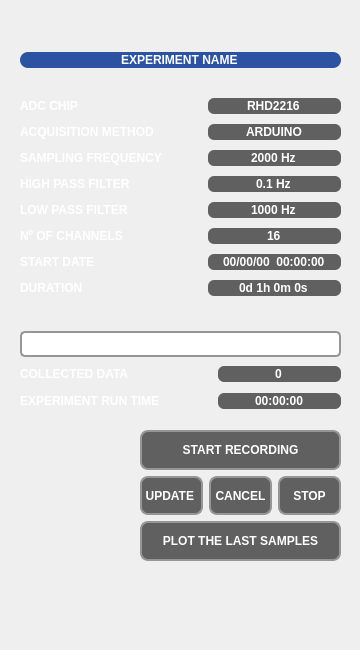
          <widget class="QWidget" name="record_tab">
           <attribute name="title">
            <string>RECORD</string>
           </attribute>
           <widget class="QFrame" name="record_show_frame">
            <property name="enabled">
             <bool>false</bool>
            </property>
            <property name="geometry">
             <rect>
              <x>10</x>
              <y>30</y>
              <width>341</width>
              <height>611</height>
             </rect>
            </property>
            <property name="styleSheet">
             <string notr="true">QLabel{color:#FFFFFF;font:7pt&quot;DejaVu Sans&quot;;font-weight:bold;}QLineEdit{border:#969696;background-color:#606060;border-radius:6px;color:#FFFFFF;font:7pt&quot;DejaVu Sans&quot;;font-weight:bold;}
QProgressBar { border: 2px solid #969696;border-radius:5px;text-align:center;color:#FFFFFF;font:10pt&quot;DejaVu Sans&quot;;font-weight:bold;}QProgressBar::chunk{background-color:#2C53A1;width:20px;}
</string>
            </property>
            <widget class="QLabel" name="logo_image_label2">
             <property name="geometry">
              <rect>
               <x>10</x>
               <y>400</y>
               <width>101</width>
               <height>131</height>
              </rect>
             </property>
             <property name="text">
              <string/>
             </property>
             <property name="pixmap">
              <pixmap>icon/NNC_logo.png</pixmap>
             </property>
             <property name="scaledContents">
              <bool>true</bool>
             </property>
             <property name="alignment">
              <set>Qt::AlignCenter</set>
             </property>
            </widget>
            <widget class="QWidget" name="layoutWidget_2">
             <property name="geometry">
              <rect>
               <x>10</x>
               <y>0</y>
               <width>321</width>
               <height>291</height>
              </rect>
             </property>
             <layout class="QVBoxLayout" name="verticalLayout">
              <item>
               <widget class="QLineEdit" name="experiment_name_lineshow">
                <property name="toolTip">
                 <string>&lt;html&gt;&lt;head/&gt;&lt;body&gt;&lt;p&gt;&lt;span style=&quot; font-family:'Calibri','sans-serif';&quot;&gt;Saved file name.&lt;/span&gt;&lt;/p&gt;&lt;/body&gt;&lt;/html&gt;</string>
                </property>
                <property name="styleSheet">
                 <string notr="true">QLineEdit{border:#969696;background-color:#2C53A1;border-radius:8px;color:#FFFFFF;font:7pt&quot;helvetica&quot;;font-weight:bold;}</string>
                </property>
                <property name="text">
                 <string notr="true">EXPERIMENT NAME</string>
                </property>
                <property name="alignment">
                 <set>Qt::AlignCenter</set>
                </property>
                <property name="dragEnabled">
                 <bool>false</bool>
                </property>
                <property name="readOnly">
                 <bool>true</bool>
                </property>
               </widget>
              </item>
              <item>
               <layout class="QGridLayout" name="gridLayout_13">
                <item row="0" column="0">
                 <widget class="QLabel" name="label_46">
                  <property name="toolTip">
                   <string>&lt;html&gt;&lt;head/&gt;&lt;body&gt;&lt;p&gt;ADC chip selected.&lt;/p&gt;&lt;/body&gt;&lt;/html&gt;</string>
                  </property>
                  <property name="text">
                   <string notr="true">ADC CHIP</string>
                  </property>
                  <property name="alignment">
                   <set>Qt::AlignLeading|Qt::AlignLeft|Qt::AlignVCenter</set>
                  </property>
                 </widget>
                </item>
                <item row="0" column="2">
                 <widget class="QLineEdit" name="chip_lineshow">
                  <property name="toolTip">
                   <string>&lt;html&gt;&lt;head/&gt;&lt;body&gt;&lt;p&gt;ADC chip selected.&lt;/p&gt;&lt;/body&gt;&lt;/html&gt;</string>
                  </property>
                  <property name="text">
                   <string notr="true">RHD2216</string>
                  </property>
                  <property name="alignment">
                   <set>Qt::AlignCenter</set>
                  </property>
                  <property name="dragEnabled">
                   <bool>false</bool>
                  </property>
                  <property name="readOnly">
                   <bool>true</bool>
                  </property>
                 </widget>
                </item>
                <item row="1" column="0">
                 <widget class="QLabel" name="label_52">
                  <property name="toolTip">
                   <string>&lt;html&gt;&lt;head/&gt;&lt;body&gt;&lt;p&gt;Acquisition method selected.&lt;/p&gt;&lt;/body&gt;&lt;/html&gt;</string>
                  </property>
                  <property name="text">
                   <string notr="true">ACQUISITION METHOD</string>
                  </property>
                  <property name="alignment">
                   <set>Qt::AlignLeading|Qt::AlignLeft|Qt::AlignVCenter</set>
                  </property>
                 </widget>
                </item>
                <item row="5" column="0">
                 <widget class="QLabel" name="label_53">
                  <property name="toolTip">
                   <string>&lt;html&gt;&lt;head/&gt;&lt;body&gt;&lt;p&gt;Number of registered channels.&lt;/p&gt;&lt;/body&gt;&lt;/html&gt;</string>
                  </property>
                  <property name="text">
                   <string notr="true">Nº OF CHANNELS</string>
                  </property>
                  <property name="alignment">
                   <set>Qt::AlignLeading|Qt::AlignLeft|Qt::AlignVCenter</set>
                  </property>
                 </widget>
                </item>
                <item row="2" column="2">
                 <widget class="QLineEdit" name="sampling_frequency_lineshow">
                  <property name="toolTip">
                   <string>&lt;html&gt;&lt;head/&gt;&lt;body&gt;&lt;p&gt;Sampling frequency selected.&lt;/p&gt;&lt;/body&gt;&lt;/html&gt;</string>
                  </property>
                  <property name="text">
                   <string notr="true">2000 Hz</string>
                  </property>
                  <property name="alignment">
                   <set>Qt::AlignCenter</set>
                  </property>
                  <property name="dragEnabled">
                   <bool>false</bool>
                  </property>
                  <property name="readOnly">
                   <bool>true</bool>
                  </property>
                 </widget>
                </item>
                <item row="5" column="2">
                 <widget class="QLineEdit" name="number_channels_lineshow">
                  <property name="toolTip">
                   <string>&lt;html&gt;&lt;head/&gt;&lt;body&gt;&lt;p&gt;Number of registered channels.&lt;/p&gt;&lt;/body&gt;&lt;/html&gt;</string>
                  </property>
                  <property name="text">
                   <string notr="true">16</string>
                  </property>
                  <property name="alignment">
                   <set>Qt::AlignCenter</set>
                  </property>
                  <property name="dragEnabled">
                   <bool>false</bool>
                  </property>
                  <property name="readOnly">
                   <bool>true</bool>
                  </property>
                 </widget>
                </item>
                <item row="6" column="0">
                 <widget class="QLabel" name="label_48">
                  <property name="toolTip">
                   <string>&lt;html&gt;&lt;head/&gt;&lt;body&gt;&lt;p&gt;Recording start date.&lt;/p&gt;&lt;/body&gt;&lt;/html&gt;</string>
                  </property>
                  <property name="text">
                   <string notr="true">START DATE</string>
                  </property>
                  <property name="alignment">
                   <set>Qt::AlignLeading|Qt::AlignLeft|Qt::AlignVCenter</set>
                  </property>
                 </widget>
                </item>
                <item row="2" column="0">
                 <widget class="QLabel" name="label_43">
                  <property name="toolTip">
                   <string>&lt;html&gt;&lt;head/&gt;&lt;body&gt;&lt;p&gt;Sampling frequency selected.&lt;/p&gt;&lt;/body&gt;&lt;/html&gt;</string>
                  </property>
                  <property name="text">
                   <string notr="true">SAMPLING FREQUENCY</string>
                  </property>
                  <property name="alignment">
                   <set>Qt::AlignLeading|Qt::AlignLeft|Qt::AlignVCenter</set>
                  </property>
                 </widget>
                </item>
                <item row="4" column="0">
                 <widget class="QLabel" name="label_45">
                  <property name="toolTip">
                   <string>&lt;html&gt;&lt;head/&gt;&lt;body&gt;&lt;p&gt;Low pass cutoff frequency selected.&lt;/p&gt;&lt;/body&gt;&lt;/html&gt;</string>
                  </property>
                  <property name="text">
                   <string notr="true">LOW PASS FILTER</string>
                  </property>
                  <property name="alignment">
                   <set>Qt::AlignLeading|Qt::AlignLeft|Qt::AlignVCenter</set>
                  </property>
                 </widget>
                </item>
                <item row="1" column="2">
                 <widget class="QLineEdit" name="method_lineshow">
                  <property name="toolTip">
                   <string>&lt;html&gt;&lt;head/&gt;&lt;body&gt;&lt;p&gt;Acquisition method selected.&lt;/p&gt;&lt;/body&gt;&lt;/html&gt;</string>
                  </property>
                  <property name="text">
                   <string notr="true">ARDUINO</string>
                  </property>
                  <property name="alignment">
                   <set>Qt::AlignCenter</set>
                  </property>
                  <property name="dragEnabled">
                   <bool>false</bool>
                  </property>
                  <property name="readOnly">
                   <bool>true</bool>
                  </property>
                 </widget>
                </item>
                <item row="3" column="2">
                 <widget class="QLineEdit" name="highpass_frequency_lineshow">
                  <property name="toolTip">
                   <string>&lt;html&gt;&lt;head/&gt;&lt;body&gt;&lt;p&gt;High pass cutoff frequency selected.&lt;/p&gt;&lt;/body&gt;&lt;/html&gt;</string>
                  </property>
                  <property name="text">
                   <string notr="true">0.1 Hz</string>
                  </property>
                  <property name="alignment">
                   <set>Qt::AlignCenter</set>
                  </property>
                  <property name="dragEnabled">
                   <bool>false</bool>
                  </property>
                  <property name="readOnly">
                   <bool>true</bool>
                  </property>
                 </widget>
                </item>
                <item row="3" column="0">
                 <widget class="QLabel" name="label_44">
                  <property name="toolTip">
                   <string>&lt;html&gt;&lt;head/&gt;&lt;body&gt;&lt;p&gt;High pass cutoff frequency selected.&lt;/p&gt;&lt;/body&gt;&lt;/html&gt;</string>
                  </property>
                  <property name="text">
                   <string notr="true">HIGH PASS FILTER</string>
                  </property>
                  <property name="alignment">
                   <set>Qt::AlignLeading|Qt::AlignLeft|Qt::AlignVCenter</set>
                  </property>
                 </widget>
                </item>
                <item row="4" column="2">
                 <widget class="QLineEdit" name="lowpass_frequency_lineshow">
                  <property name="toolTip">
                   <string>&lt;html&gt;&lt;head/&gt;&lt;body&gt;&lt;p&gt;Low pass cutoff frequency selected.&lt;/p&gt;&lt;/body&gt;&lt;/html&gt;</string>
                  </property>
                  <property name="text">
                   <string notr="true">1000 Hz</string>
                  </property>
                  <property name="alignment">
                   <set>Qt::AlignCenter</set>
                  </property>
                  <property name="dragEnabled">
                   <bool>false</bool>
                  </property>
                  <property name="readOnly">
                   <bool>true</bool>
                  </property>
                 </widget>
                </item>
                <item row="7" column="0">
                 <widget class="QLabel" name="label_47">
                  <property name="toolTip">
                   <string>&lt;html&gt;&lt;head/&gt;&lt;body&gt;&lt;p&gt;&lt;span style=&quot; font-family:'Calibri','sans-serif';&quot;&gt;Recording duration time.&lt;/span&gt;&lt;/p&gt;&lt;/body&gt;&lt;/html&gt;</string>
                  </property>
                  <property name="text">
                   <string notr="true">DURATION</string>
                  </property>
                  <property name="alignment">
                   <set>Qt::AlignLeading|Qt::AlignLeft|Qt::AlignVCenter</set>
                  </property>
                 </widget>
                </item>
                <item row="6" column="2">
                 <widget class="QLineEdit" name="start_duration_lineshow">
                  <property name="toolTip">
                   <string>&lt;html&gt;&lt;head/&gt;&lt;body&gt;&lt;p&gt;Recording start date.&lt;/p&gt;&lt;/body&gt;&lt;/html&gt;</string>
                  </property>
                  <property name="text">
                   <string notr="true">00/00/00  00:00:00</string>
                  </property>
                  <property name="alignment">
                   <set>Qt::AlignCenter</set>
                  </property>
                  <property name="dragEnabled">
                   <bool>false</bool>
                  </property>
                  <property name="readOnly">
                   <bool>true</bool>
                  </property>
                 </widget>
                </item>
                <item row="7" column="2">
                 <widget class="QLineEdit" name="duration_time_lineshow">
                  <property name="toolTip">
                   <string>&lt;html&gt;&lt;head/&gt;&lt;body&gt;&lt;p&gt;&lt;span style=&quot; font-family:'Calibri','sans-serif';&quot;&gt;Recording duration time.&lt;/span&gt;&lt;/p&gt;&lt;/body&gt;&lt;/html&gt;</string>
                  </property>
                  <property name="text">
                   <string notr="true">0d 1h 0m 0s</string>
                  </property>
                  <property name="alignment">
                   <set>Qt::AlignCenter</set>
                  </property>
                  <property name="dragEnabled">
                   <bool>false</bool>
                  </property>
                  <property name="readOnly">
                   <bool>true</bool>
                  </property>
                 </widget>
                </item>
                <item row="0" column="1">
                 <spacer name="horizontalSpacer_2">
                  <property name="orientation">
                   <enum>Qt::Horizontal</enum>
                  </property>
                  <property name="sizeType">
                   <enum>QSizePolicy::Fixed</enum>
                  </property>
                  <property name="sizeHint" stdset="0">
                   <size>
                    <width>40</width>
                    <height>20</height>
                   </size>
                  </property>
                 </spacer>
                </item>
                <item row="1" column="1">
                 <spacer name="horizontalSpacer_3">
                  <property name="orientation">
                   <enum>Qt::Horizontal</enum>
                  </property>
                  <property name="sizeType">
                   <enum>QSizePolicy::Fixed</enum>
                  </property>
                  <property name="sizeHint" stdset="0">
                   <size>
                    <width>40</width>
                    <height>20</height>
                   </size>
                  </property>
                 </spacer>
                </item>
                <item row="2" column="1">
                 <spacer name="horizontalSpacer_4">
                  <property name="orientation">
                   <enum>Qt::Horizontal</enum>
                  </property>
                  <property name="sizeType">
                   <enum>QSizePolicy::Fixed</enum>
                  </property>
                  <property name="sizeHint" stdset="0">
                   <size>
                    <width>40</width>
                    <height>20</height>
                   </size>
                  </property>
                 </spacer>
                </item>
                <item row="3" column="1">
                 <spacer name="horizontalSpacer_5">
                  <property name="orientation">
                   <enum>Qt::Horizontal</enum>
                  </property>
                  <property name="sizeType">
                   <enum>QSizePolicy::Fixed</enum>
                  </property>
                  <property name="sizeHint" stdset="0">
                   <size>
                    <width>40</width>
                    <height>20</height>
                   </size>
                  </property>
                 </spacer>
                </item>
                <item row="4" column="1">
                 <spacer name="horizontalSpacer_6">
                  <property name="orientation">
                   <enum>Qt::Horizontal</enum>
                  </property>
                  <property name="sizeType">
                   <enum>QSizePolicy::Fixed</enum>
                  </property>
                  <property name="sizeHint" stdset="0">
                   <size>
                    <width>40</width>
                    <height>20</height>
                   </size>
                  </property>
                 </spacer>
                </item>
                <item row="5" column="1">
                 <spacer name="horizontalSpacer_7">
                  <property name="orientation">
                   <enum>Qt::Horizontal</enum>
                  </property>
                  <property name="sizeType">
                   <enum>QSizePolicy::Fixed</enum>
                  </property>
                  <property name="sizeHint" stdset="0">
                   <size>
                    <width>40</width>
                    <height>20</height>
                   </size>
                  </property>
                 </spacer>
                </item>
                <item row="6" column="1">
                 <spacer name="horizontalSpacer_8">
                  <property name="orientation">
                   <enum>Qt::Horizontal</enum>
                  </property>
                  <property name="sizeType">
                   <enum>QSizePolicy::Fixed</enum>
                  </property>
                  <property name="sizeHint" stdset="0">
                   <size>
                    <width>40</width>
                    <height>20</height>
                   </size>
                  </property>
                 </spacer>
                </item>
                <item row="7" column="1">
                 <spacer name="horizontalSpacer_9">
                  <property name="orientation">
                   <enum>Qt::Horizontal</enum>
                  </property>
                  <property name="sizeType">
                   <enum>QSizePolicy::Fixed</enum>
                  </property>
                  <property name="sizeHint" stdset="0">
                   <size>
                    <width>40</width>
                    <height>20</height>
                   </size>
                  </property>
                 </spacer>
                </item>
               </layout>
              </item>
             </layout>
            </widget>
            <widget class="QWidget" name="layoutWidget_3">
             <property name="geometry">
              <rect>
               <x>10</x>
               <y>300</y>
               <width>321</width>
               <height>82</height>
              </rect>
             </property>
             <layout class="QGridLayout" name="gridLayout_14">
              <item row="0" column="0" colspan="3">
               <widget class="QProgressBar" name="progress_bar">
                <property name="toolTip">
                 <string>&lt;html&gt;&lt;head/&gt;&lt;body&gt;&lt;p&gt;&lt;span style=&quot; font-family:'Calibri','sans-serif';&quot;&gt;Recording progress. Click “Update” to refresh recording progress.&lt;/span&gt;&lt;/p&gt;&lt;/body&gt;&lt;/html&gt;</string>
                </property>
                <property name="value">
                 <number>0</number>
                </property>
               </widget>
              </item>
              <item row="1" column="0">
               <widget class="QLabel" name="label_54">
                <property name="toolTip">
                 <string>&lt;html&gt;&lt;head/&gt;&lt;body&gt;&lt;p&gt;&lt;span style=&quot; font-family:'Calibri','sans-serif';&quot;&gt;Number of samples collected. Click “Update” to refresh recording progress.&lt;/span&gt;&lt;/p&gt;&lt;/body&gt;&lt;/html&gt;</string>
                </property>
                <property name="text">
                 <string notr="true">COLLECTED DATA</string>
                </property>
                <property name="alignment">
                 <set>Qt::AlignLeading|Qt::AlignLeft|Qt::AlignVCenter</set>
                </property>
               </widget>
              </item>
              <item row="1" column="2">
               <widget class="QLineEdit" name="collected_data_lineshow">
                <property name="toolTip">
                 <string>&lt;html&gt;&lt;head/&gt;&lt;body&gt;&lt;p&gt;&lt;span style=&quot; font-family:'Calibri','sans-serif';&quot;&gt;Number of samples collected. Click “Update” to refresh recording progress.&lt;/span&gt;&lt;/p&gt;&lt;/body&gt;&lt;/html&gt;</string>
                </property>
                <property name="text">
                 <string notr="true">0</string>
                </property>
                <property name="alignment">
                 <set>Qt::AlignCenter</set>
                </property>
               </widget>
              </item>
              <item row="2" column="0">
               <widget class="QLabel" name="label_55">
                <property name="toolTip">
                 <string>&lt;html&gt;&lt;head/&gt;&lt;body&gt;&lt;p&gt;Time passed since the start of recording. Click “Update” to refresh recording progress. &lt;/p&gt;&lt;/body&gt;&lt;/html&gt;</string>
                </property>
                <property name="text">
                 <string notr="true">EXPERIMENT RUN TIME</string>
                </property>
                <property name="alignment">
                 <set>Qt::AlignLeading|Qt::AlignLeft|Qt::AlignVCenter</set>
                </property>
               </widget>
              </item>
              <item row="2" column="2">
               <widget class="QLineEdit" name="run_time_lineshow">
                <property name="toolTip">
                 <string>&lt;html&gt;&lt;head/&gt;&lt;body&gt;&lt;p&gt;Time passed since the start of recording. Click “Update” to refresh recording progress. &lt;/p&gt;&lt;/body&gt;&lt;/html&gt;</string>
                </property>
                <property name="text">
                 <string notr="true">00:00:00</string>
                </property>
                <property name="alignment">
                 <set>Qt::AlignCenter</set>
                </property>
               </widget>
              </item>
              <item row="2" column="1">
               <spacer name="horizontalSpacer_10">
                <property name="orientation">
                 <enum>Qt::Horizontal</enum>
                </property>
                <property name="sizeHint" stdset="0">
                 <size>
                  <width>40</width>
                  <height>20</height>
                 </size>
                </property>
               </spacer>
              </item>
              <item row="1" column="1">
               <spacer name="horizontalSpacer_11">
                <property name="orientation">
                 <enum>Qt::Horizontal</enum>
                </property>
                <property name="sizeHint" stdset="0">
                 <size>
                  <width>40</width>
                  <height>20</height>
                 </size>
                </property>
               </spacer>
              </item>
             </layout>
            </widget>
            <widget class="QWidget" name="layoutWidget_4">
             <property name="geometry">
              <rect>
               <x>130</x>
               <y>400</y>
               <width>201</width>
               <height>131</height>
              </rect>
             </property>
             <layout class="QVBoxLayout" name="verticalLayout_2">
              <item>
               <widget class="QPushButton" name="start_recording_button">
                <property name="sizePolicy">
                 <sizepolicy hsizetype="Minimum" vsizetype="Preferred">
                  <horstretch>0</horstretch>
                  <verstretch>0</verstretch>
                 </sizepolicy>
                </property>
                <property name="cursor">
                 <cursorShape>PointingHandCursor</cursorShape>
                </property>
                <property name="toolTip">
                 <string>&lt;html&gt;&lt;head/&gt;&lt;body&gt;&lt;p&gt;&lt;span style=&quot; font-family:'Calibri','sans-serif';&quot;&gt;Click to start acquiring signals in record mode. In this mode the logging is done and stored in a selected file, the visualization mode will be exited and the signals will only appear if the user requests the last samples.&lt;/span&gt;&lt;/p&gt;&lt;/body&gt;&lt;/html&gt;</string>
                </property>
                <property name="styleSheet">
                 <string notr="true">QPushButton{border:2px solid #A21F27;border-radius:8px;background-color:#2C53A1;color:#FFFFFF;font:10pt&quot;DejaVu Sans&quot;;font-weight:bold;}QPushButton:pressed{border:2px solid #A21F27;border-radius:8px;background-color:#A21F27;color:#FFFFFF;}QPushButton::!enabled{border:2px solid #969696;border-radius:8px;background-color:#606060;color:#FFFFFF;font:10pt&quot;DejaVu Sans&quot;;font-weight:bold;}</string>
                </property>
                <property name="text">
                 <string notr="true">START RECORDING</string>
                </property>
                <property name="checked">
                 <bool>false</bool>
                </property>
               </widget>
              </item>
              <item>
               <layout class="QHBoxLayout" name="horizontalLayout">
                <item>
                 <widget class="QPushButton" name="update_statistics_button">
                  <property name="sizePolicy">
                   <sizepolicy hsizetype="Minimum" vsizetype="Preferred">
                    <horstretch>0</horstretch>
                    <verstretch>0</verstretch>
                   </sizepolicy>
                  </property>
                  <property name="cursor">
                   <cursorShape>PointingHandCursor</cursorShape>
                  </property>
                  <property name="toolTip">
                   <string>&lt;html&gt;&lt;head/&gt;&lt;body&gt;&lt;p&gt;&lt;span style=&quot; font-family:'Calibri','sans-serif';&quot;&gt;Update the recording progress, number of samples and experiment run time.&lt;/span&gt;&lt;/p&gt;&lt;/body&gt;&lt;/html&gt;</string>
                  </property>
                  <property name="styleSheet">
                   <string notr="true">QPushButton{border:2px solid #A21F27;border-radius:8px;background-color:#2C53A1;color:#FFFFFF;font:7pt&quot;DejaVu Sans&quot;;font-weight:bold;}QPushButton:pressed{border:2px solid #A21F27;border-radius:8px;background-color:#A21F27;color:#FFFFFF;}QPushButton::!enabled{border:2px solid #969696;border-radius:8px;background-color:#606060;color:#FFFFFF;font:7pt&quot;DejaVu Sans&quot;;font-weight:bold;}</string>
                  </property>
                  <property name="text">
                   <string notr="true">UPDATE </string>
                  </property>
                  <property name="checked">
                   <bool>false</bool>
                  </property>
                 </widget>
                </item>
                <item>
                 <widget class="QPushButton" name="cancel_button">
                  <property name="sizePolicy">
                   <sizepolicy hsizetype="Minimum" vsizetype="Preferred">
                    <horstretch>0</horstretch>
                    <verstretch>0</verstretch>
                   </sizepolicy>
                  </property>
                  <property name="cursor">
                   <cursorShape>PointingHandCursor</cursorShape>
                  </property>
                  <property name="toolTip">
                   <string>&lt;html&gt;&lt;head/&gt;&lt;body&gt;&lt;p&gt;Aborts the experiment data acquisition. &lt;/p&gt;&lt;/body&gt;&lt;/html&gt;</string>
                  </property>
                  <property name="styleSheet">
                   <string notr="true">QPushButton{border:2px solid #A21F27;border-radius:8px;background-color:#2C53A1;color:#FFFFFF;font:7pt&quot;DejaVu Sans&quot;;font-weight:bold;}QPushButton:pressed{border:2px solid #A21F27;border-radius:8px;background-color:#A21F27;color:#FFFFFF;}QPushButton::!enabled{border:2px solid #969696;border-radius:8px;background-color:#606060;color:#FFFFFF;font:7pt&quot;DejaVu Sans&quot;;font-weight:bold;}</string>
                  </property>
                  <property name="text">
                   <string notr="true">CANCEL</string>
                  </property>
                  <property name="checked">
                   <bool>false</bool>
                  </property>
                 </widget>
                </item>
                <item>
                 <widget class="QPushButton" name="stop_button">
                  <property name="sizePolicy">
                   <sizepolicy hsizetype="Minimum" vsizetype="Preferred">
                    <horstretch>0</horstretch>
                    <verstretch>0</verstretch>
                   </sizepolicy>
                  </property>
                  <property name="cursor">
                   <cursorShape>PointingHandCursor</cursorShape>
                  </property>
                  <property name="toolTip">
                   <string>&lt;html&gt;&lt;head/&gt;&lt;body&gt;&lt;p&gt;Pause / Continue recording. &lt;/p&gt;&lt;/body&gt;&lt;/html&gt;</string>
                  </property>
                  <property name="styleSheet">
                   <string notr="true">QPushButton{border:2px solid #A21F27;border-radius:8px;background-color:#2C53A1;color:#FFFFFF;font:7pt&quot;DejaVu Sans&quot;;font-weight:bold;}QPushButton:pressed{border:2px solid #A21F27;border-radius:8px;background-color:#A21F27;color:#FFFFFF;}QPushButton::!enabled{border:2px solid #969696;border-radius:8px;background-color:#606060;color:#FFFFFF;font:7pt&quot;DejaVu Sans&quot;;font-weight:bold;}</string>
                  </property>
                  <property name="text">
                   <string notr="true">STOP</string>
                  </property>
                  <property name="checked">
                   <bool>false</bool>
                  </property>
                 </widget>
                </item>
               </layout>
              </item>
              <item>
               <widget class="QPushButton" name="plot_next_button">
                <property name="enabled">
                 <bool>false</bool>
                </property>
                <property name="sizePolicy">
                 <sizepolicy hsizetype="Minimum" vsizetype="Preferred">
                  <horstretch>0</horstretch>
                  <verstretch>0</verstretch>
                 </sizepolicy>
                </property>
                <property name="cursor">
                 <cursorShape>PointingHandCursor</cursorShape>
                </property>
                <property name="toolTip">
                 <string>&lt;html&gt;&lt;head/&gt;&lt;body&gt;&lt;p&gt;Plots the last recorded second. &lt;/p&gt;&lt;/body&gt;&lt;/html&gt;</string>
                </property>
                <property name="styleSheet">
                 <string notr="true">QPushButton{border:2px solid #A21F27;border-radius:8px;background-color:#2C53A1;color:#FFFFFF;font:8pt&quot;DejaVu Sans&quot;;font-weight:bold;}QPushButton:pressed{border:2px solid #A21F27;border-radius:8px;background-color:#A21F27;color:#FFFFFF;}QPushButton::!enabled{border:2px solid #969696;border-radius:8px;background-color:#606060;color:#FFFFFF;font:8pt&quot;DejaVu Sans&quot;;font-weight:bold;}</string>
                </property>
                <property name="text">
                 <string notr="true">PLOT THE LAST SAMPLES</string>
                </property>
                <property name="checked">
                 <bool>false</bool>
                </property>
               </widget>
              </item>
             </layout>
            </widget>
           </widget>
          </widget>
